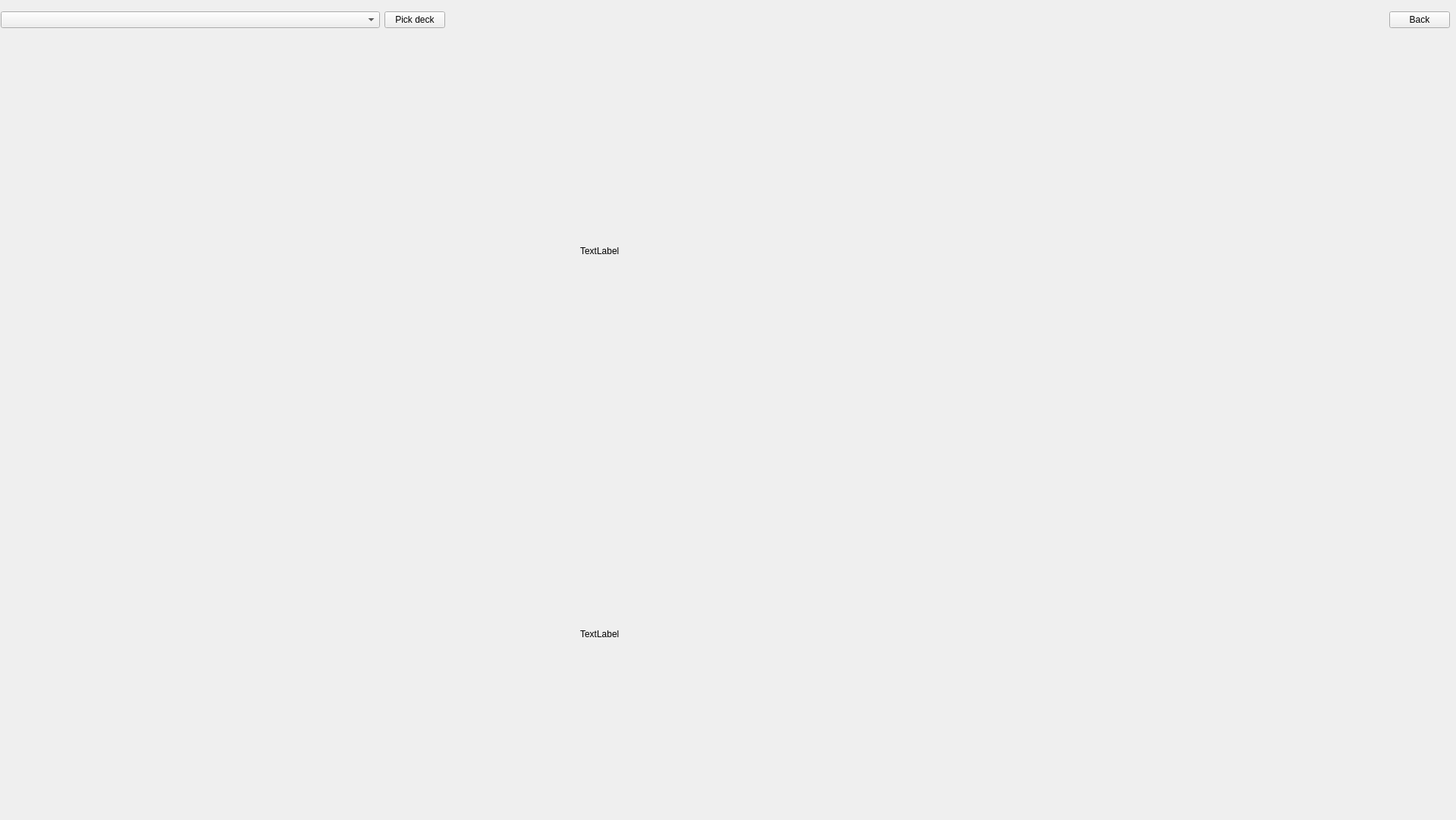
<?xml version="1.0" encoding="UTF-8"?>
<ui version="4.0">
 <class>deckvisualization</class>
 <widget class="QWidget" name="deckvisualization">
  <property name="geometry">
   <rect>
    <x>0</x>
    <y>0</y>
    <width>1920</width>
    <height>1081</height>
   </rect>
  </property>
  <property name="windowTitle">
   <string>Form</string>
  </property>
  <widget class="QWidget" name="DeckVisualisationWidget" native="true">
   <property name="enabled">
    <bool>true</bool>
   </property>
   <property name="geometry">
    <rect>
     <x>0</x>
     <y>0</y>
     <width>1920</width>
     <height>1058</height>
    </rect>
   </property>
   <widget class="QWidget" name="horizontalLayoutWidget_2">
    <property name="geometry">
     <rect>
      <x>0</x>
      <y>60</y>
      <width>1911</width>
      <height>1021</height>
     </rect>
    </property>
    <layout class="QHBoxLayout" name="DeckGridLayout">
     <property name="spacing">
      <number>3</number>
     </property>
     <item>
      <layout class="QGridLayout" name="cardGrid"/>
     </item>
     <item>
      <widget class="QWidget" name="cardDisplayWidget" native="true">
       <property name="maximumSize">
        <size>
         <width>400</width>
         <height>16777215</height>
        </size>
       </property>
       <property name="autoFillBackground">
        <bool>true</bool>
       </property>
       <widget class="QLabel" name="cardImage">
        <property name="geometry">
         <rect>
          <x>10</x>
          <y>10</y>
          <width>381</width>
          <height>521</height>
         </rect>
        </property>
        <property name="text">
         <string>TextLabel</string>
        </property>
       </widget>
       <widget class="QLabel" name="cardText">
        <property name="geometry">
         <rect>
          <x>10</x>
          <y>540</y>
          <width>381</width>
          <height>471</height>
         </rect>
        </property>
        <property name="text">
         <string>TextLabel</string>
        </property>
       </widget>
      </widget>
     </item>
    </layout>
   </widget>
   <widget class="QWidget" name="horizontalLayoutWidget">
    <property name="geometry">
     <rect>
      <x>1</x>
      <y>1</y>
      <width>1911</width>
      <height>51</height>
     </rect>
    </property>
    <layout class="QHBoxLayout" name="LoadDeckLayout">
     <item>
      <widget class="QComboBox" name="deckPixBox">
       <property name="minimumSize">
        <size>
         <width>500</width>
         <height>0</height>
        </size>
       </property>
      </widget>
     </item>
     <item>
      <widget class="QPushButton" name="pickDeckButton">
       <property name="text">
        <string>Pick deck</string>
       </property>
      </widget>
     </item>
     <item>
      <spacer name="horizontalSpacer_4">
       <property name="orientation">
        <enum>Qt::Orientation::Horizontal</enum>
       </property>
       <property name="sizeHint" stdset="0">
        <size>
         <width>40</width>
         <height>20</height>
        </size>
       </property>
      </spacer>
     </item>
     <item>
      <widget class="QPushButton" name="backButton_2">
       <property name="text">
        <string>Back</string>
       </property>
      </widget>
     </item>
    </layout>
   </widget>
  </widget>
 </widget>
 <resources/>
 <connections/>
</ui>
